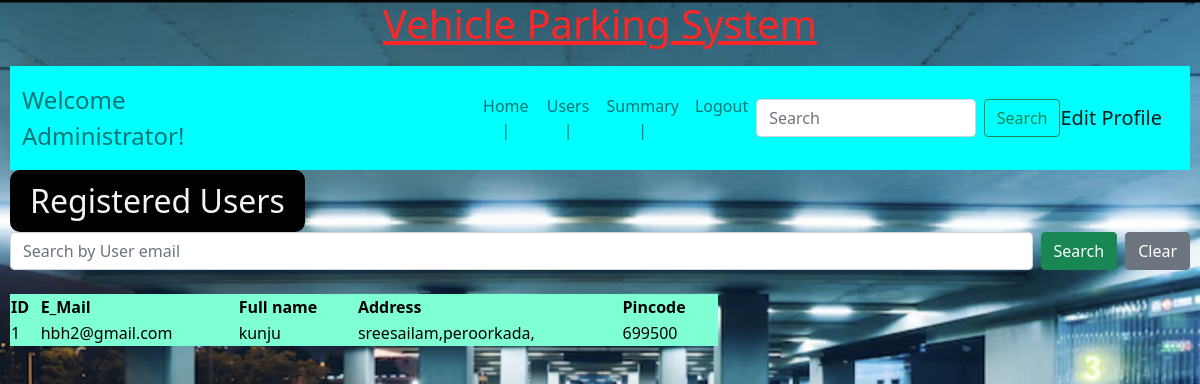
Before: /registered_users with the older database file.
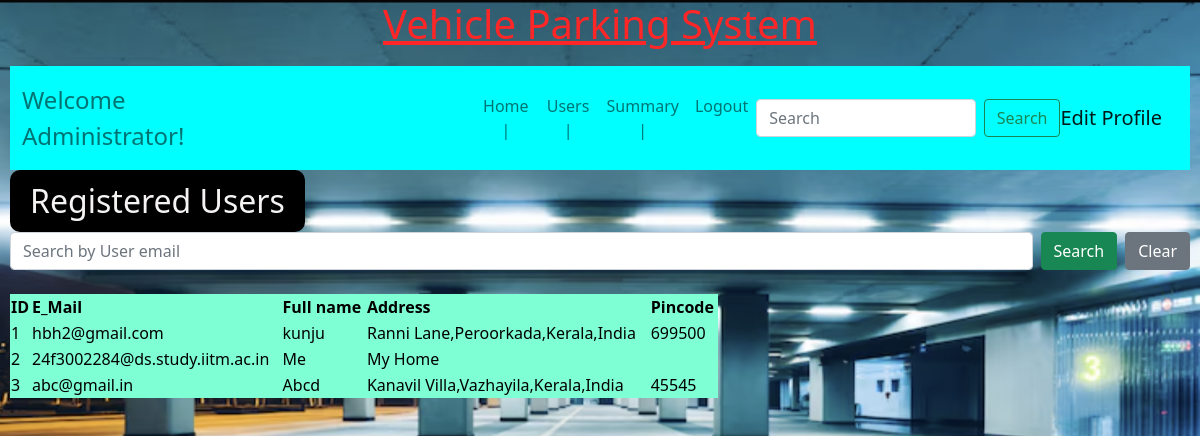
After: the same page with the newer database file.
### backend/models.py (models this page shows)
class User_Details(db.Model):
    __tablename__="user_details" #by default,tablename will be taken as the class name with all letters in lower case
    id=db.Column(db.Integer,primary_key=True)
    email=db.Column(db.String,unique=True,nullable=False)
    password=db.Column(db.String,nullable=False)
    role=db.Column(db.Integer,default=1) # by default, the one who registers is user and not admin
    full_name=db.Column(db.String,nullable=False)
    address=db.Column(db.String,nullable=False)
    pin_code=db.Column(db.Integer,nullable=False)
    reserve_parking_spot=db.relationship("Reserve_parking_spot",cascade="all,delete",backref="user_details",lazy=True)

### backend/controllers.py (the view)
@app.route("/registered_users")
def registered():
    users=User_Details.query.all()
    return render_template("registered_users.html",users=users)

### templates/registered_users.html (shortened to what this page needs)
{%extends "adminlayout.html"%}
{%block content%}
    <div class="centers"> Registered Users</div>
    <form class="d-flex" method="POST" action="/search_users">
        <input class="form-control me-2" type="search" placeholder="Search by User email" aria-label="Search" id="search" name="search" value="{{search_text if search_text else ''}}">
        <button class="btn btn-success" type="submit">Search</button>
        <a href="/registered_users" class="btn btn-secondary ms-2">Clear</a>
    </form>
    <br>
    <table border="2" class="cont">
        <thead>
        <tr>
            <th>ID</th>
            <th>E_Mail</th>
            <th>Full name</th>
            <th>Address</th>
            <th>Pincode</th>
        </tr>
        </thead>
        {%for usr in users%}
        <tbody>
        <tr>
            {%if usr.role!=0%}
                <td>{{usr.id-1}}</td>
                <td>{{usr.email}}</td>
                <td>{{usr.full_name}}</td>
                <td>{{usr.address}}</td>
                <td>{{usr.pin_code}}</td>
            {%endif%}
                {%endfor%}
        </tr>
    </tbody>
    </table>
{%endblock%}

### templates/adminlayout.html (shortened to what this page needs)
<!DOCTYPE html>
<html>
    <head>
        <link rel="stylesheet" href="/static/styles/styles.css">
        <link href="https://cdn.jsdelivr.net/npm/bootstrap@5.0.2/dist/css/bootstrap.min.css" rel="stylesheet">
    </head>
    <body>
        <div class="my_container">
            <div class="center">
                <h1><u>Vehicle Parking System</u></h1>
            </div>
            <div class="my_panel">
                <nav class="navbar navbar-expand-lg navbar-light" style="background-color: aqua;">
                <div class="container-fluid">
                    <span class="navbar-text">Welcome Administrator!</span>
                    <div class="collapse navbar-collapse" id="navbarText">
                    <ul class="navbar-nav me-auto mb-2 mb-lg-0">
                        <li class="nav-item">
                        <a class="nav-link" aria-current="page" href="/admin/{{name if name else 'admin@parking.com'}}">Home |</a>
                        </li>
                        <li class="nav-item">
                        <a class="nav-link" href="/registered_users">Users |</a>
                        </li>
                        <li class="nav-item">
                        <li class="nav-item">
                        <a class="nav-link" href="/summary_admin">Summary |</a>
                        </li>
                        <li class="nav-item">
                        <a class="nav-link" href="/login">Logout</a>
                        </li>
                    </ul>
                    <form class="d-flex" method="POST" action="/search/{{name}}">
                        <input class="form-control me-2" type="search" placeholder="Search" aria-label="Search" id="search" name="search">
                        <button class="btn btn-outline-success" type="submit">Search</button>
                    </form>
                        <a class="navbar-brand" href="/edit_profile_admin/{{name if name else 'admin@parking.com'}}">Edit Profile</a>
                    </div>
                </div>
                </nav>
                {% block content%}{%endblock%}
            </div>
        </div>
    </body>
</html>

### static/styles/styles.css (style rules this page uses)
* { margin: 0px; }
html { background-image: url(/static/images/bkg1.png); background-size: cover; }
.my_container { text-align: justify; background-image: url(/static/images/bkg1.png); background-size: cover; }
.my_panel { margin: auto; padding: 10px; }
.center { text-align: center; margin: auto; color: rgb(254, 38, 38); }
.centers { width: 25%; font-size: xx-large; color: oklab(96.346% 0.00308 0.00084); border: 2px solid black; border-radius: 10px; text-align: center; padding: 5px; background-color: black; }
.navbar-text { font-size: x-large; color: rgb(4, 245, 68); }
.navbar-nav { text-align: center; margin-left: 200px; }
.cont { border: #fc1010; background-color: aquamarine; color: black; width: 60%; }

Changed rows visible on the page:
changed User_Details "hbh2@gmail.com": address "sreesailam,peroorkada," → "Ranni Lane,Peroorkada,Kerala,India"
added User_Details: id "2", email "24f3002284@ds.study.iitm.ac.in", full_name "Me", address "My Home"
added User_Details: id "3", email "abc@gmail.in", full_name "Abcd", address "Kanavil Villa,Vazhayila,Kerala,India", pin_code "45545"
